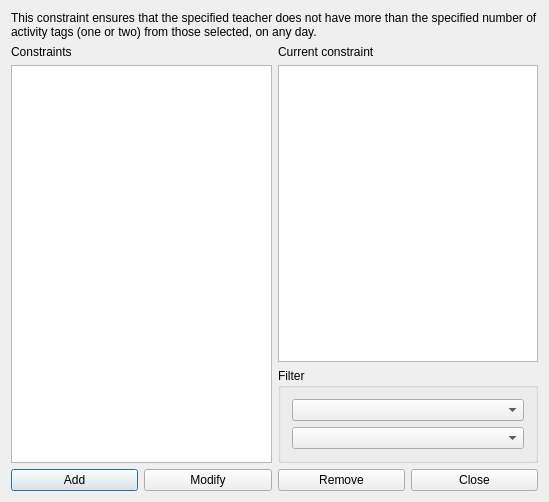
<?xml version="1.0" encoding="UTF-8"?>
<ui version="4.0">
 <class>ConstraintTeacherMaxActivityTagsPerDayFromSetForm_template</class>
 <widget class="QDialog" name="ConstraintTeacherMaxActivityTagsPerDayFromSetForm_template">
  <property name="geometry">
   <rect>
    <x>0</x>
    <y>0</y>
    <width>549</width>
    <height>502</height>
   </rect>
  </property>
  <property name="windowTitle">
   <string extracomment="This is the title of the dialog in which you see the list of all constraints of this type">Constraints teacher max activity tags per day from set</string>
  </property>
  <layout class="QGridLayout" name="gridLayout_2">
   <item row="0" column="0" colspan="2">
    <widget class="QLabel" name="textLabel1">
     <property name="sizePolicy">
      <sizepolicy hsizetype="Minimum" vsizetype="Minimum">
       <horstretch>0</horstretch>
       <verstretch>0</verstretch>
      </sizepolicy>
     </property>
     <property name="text">
      <string>This constraint ensures that the specified teacher does not have more than the specified number of activity tags (one or two) from those selected, on any day.</string>
     </property>
     <property name="wordWrap">
      <bool>true</bool>
     </property>
    </widget>
   </item>
   <item row="1" column="0" rowspan="2">
    <layout class="QVBoxLayout" name="verticalLayout_2">
     <item>
      <widget class="QLabel" name="constraintsTextLabel">
       <property name="frameShape">
        <enum>QFrame::NoFrame</enum>
       </property>
       <property name="frameShadow">
        <enum>QFrame::Plain</enum>
       </property>
       <property name="text">
        <string>Constraints</string>
       </property>
       <property name="wordWrap">
        <bool>false</bool>
       </property>
      </widget>
     </item>
     <item>
      <widget class="QListWidget" name="constraintsListWidget"/>
     </item>
    </layout>
   </item>
   <item row="1" column="1">
    <layout class="QVBoxLayout" name="verticalLayout">
     <item>
      <widget class="QLabel" name="currentConstraintTextLabel">
       <property name="text">
        <string>Current constraint</string>
       </property>
       <property name="wordWrap">
        <bool>false</bool>
       </property>
      </widget>
     </item>
     <item>
      <widget class="QPlainTextEdit" name="currentConstraintTextEdit"/>
     </item>
    </layout>
   </item>
   <item row="2" column="1">
    <widget class="QGroupBox" name="filterGroupBox">
     <property name="title">
      <string>Filter</string>
     </property>
     <layout class="QGridLayout" name="gridLayout">
      <item row="0" column="0">
       <widget class="QComboBox" name="teachersComboBox"/>
      </item>
      <item row="1" column="0">
       <widget class="QComboBox" name="activityTagsComboBox"/>
      </item>
     </layout>
    </widget>
   </item>
   <item row="3" column="0" colspan="2">
    <layout class="QHBoxLayout" name="horizontalLayout">
     <item>
      <widget class="QPushButton" name="addConstraintPushButton">
       <property name="text">
        <string>Add</string>
       </property>
      </widget>
     </item>
     <item>
      <widget class="QPushButton" name="modifyConstraintPushButton">
       <property name="text">
        <string>Modify</string>
       </property>
      </widget>
     </item>
     <item>
      <widget class="QPushButton" name="removeConstraintPushButton">
       <property name="text">
        <string>Remove</string>
       </property>
      </widget>
     </item>
     <item>
      <widget class="QPushButton" name="closePushButton">
       <property name="text">
        <string>Close</string>
       </property>
      </widget>
     </item>
    </layout>
   </item>
  </layout>
 </widget>
 <layoutdefault spacing="6" margin="11"/>
 <resources/>
 <connections/>
</ui>
